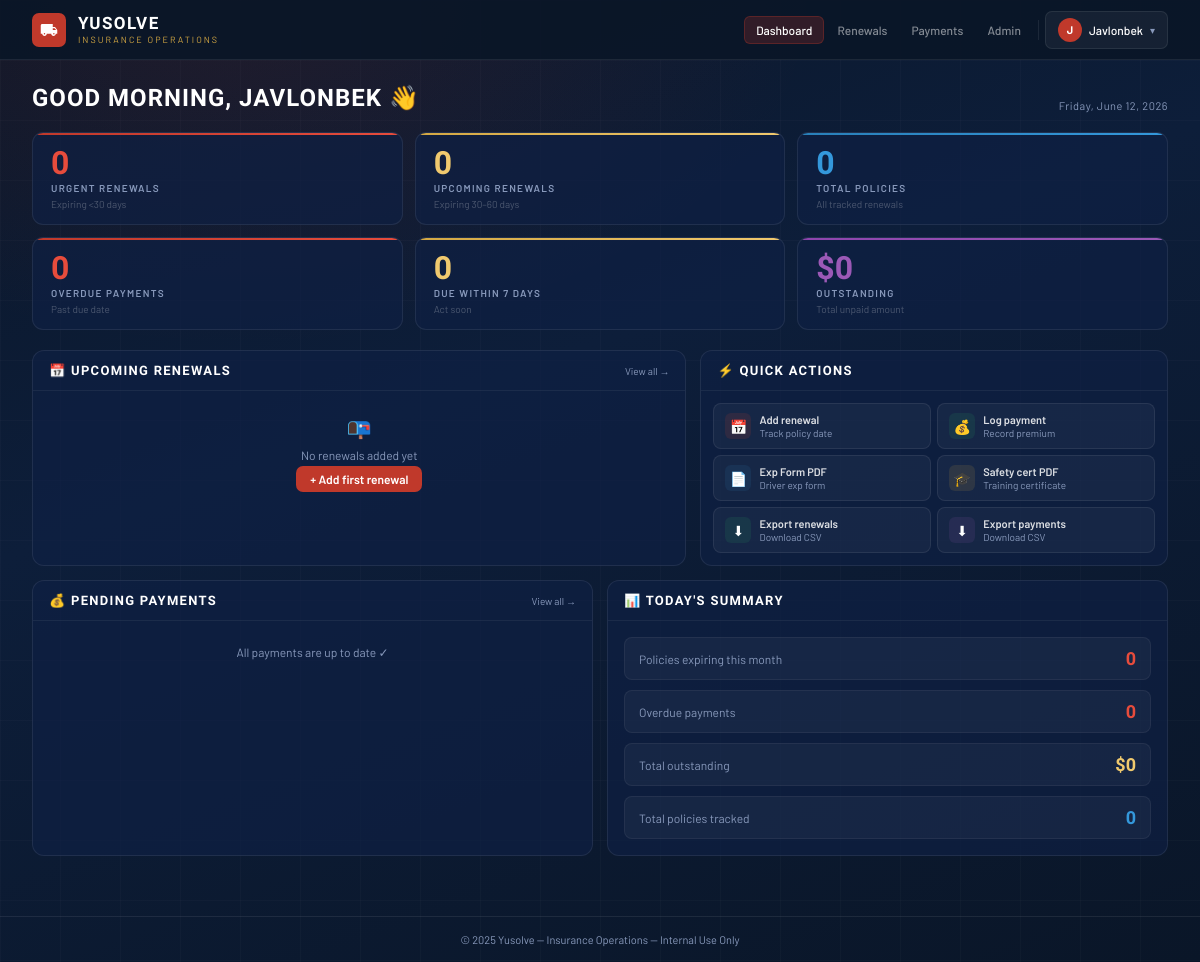
The page / (signed in) on the database its author committed.
### tables this page shows
CREATE TABLE users (
            id            INTEGER PRIMARY KEY AUTOINCREMENT,
            first_name    TEXT NOT NULL DEFAULT '',
            last_name     TEXT NOT NULL DEFAULT '',
            email         TEXT UNIQUE NOT NULL,
            password_hash TEXT,
            role          TEXT NOT NULL DEFAULT 'user',
            auth_provider TEXT NOT NULL DEFAULT 'email',
            google_id     TEXT,
            created_at    TEXT NOT NULL
        );

### app.py (the view, shortened to what this page needs)
@app.route("/")
@login_required
def index():
    from datetime import datetime as dt
    today = date.today()
    all_r = get_all_renewals(user_id=current_user.id, is_admin=current_user.is_admin)
    all_r_sorted = sorted(all_r, key=lambda x: x["days"])
    all_p = get_all_payments(user_id=current_user.id, is_admin=current_user.is_admin)
    for p in all_p:
        try:
            dd = dt.strptime(p["due_date"], "%Y-%m-%d").date()
            p["days_left"] = (dd - today).days
            p["due_fmt"] = dd.strftime("%m/%d/%Y")
        except:
            p["days_left"] = 0
            p["due_fmt"] = p["due_date"]
        if p["status"] == "Paid":
            p["color"] = "green"
        elif p["days_left"] < 0:
            p["color"] = "red"
            p["status"] = "Overdue"
        elif p["days_left"] <= 7:
            p["color"] = "yellow"
        else:
            p["color"] = "blue"
    overdue_p = [p for p in all_p if p["color"] == "red"]
    due_soon_p = [p for p in all_p if p["color"] == "yellow"]
    recent_p = sorted([p for p in all_p if p["status"] != "Paid"],
                      key=lambda x: x["days_left"])[:4]
    stats = {
        "renewals_urgent":    sum(1 for x in all_r if x["days"] <= 30),
        "renewals_upcoming":  sum(1 for x in all_r if 30 < x["days"] <= 60),
        "renewals_total":     len(all_r),
        "payments_overdue":   len(overdue_p),
        "payments_due_soon":  len(due_soon_p),
        "payments_outstanding": sum(p["amount"] for p in all_p if p["status"] != "Paid"),
    }
    return render_template("dashboard.html",
        renewals=all_r_sorted[:6],
        recent_payments=recent_p,
        stats=stats,
        no_renewals=len(all_r)==0,
        no_payments=len(all_p)==0
    )

### app.py (called while the page is built)
def _pay_keys(): return ["id","company","policy_number","carrier","amount","due_date","paid_date","status","payment_method","bank_name","reference_num","note","created_by","created_at"]

def get_all_payments(user_id=None, is_admin=False):
    import sqlite3 as _sq
    from auth import DB_PATH as _DB
    con = _sq.connect(_DB)
    if is_admin or user_id is None:
        rows = con.execute("SELECT * FROM payments ORDER BY due_date ASC").fetchall()
    else:
        rows = con.execute("SELECT * FROM payments WHERE created_by=? ORDER BY due_date ASC", (user_id,)).fetchall()
    con.close()
    return [dict(zip(_pay_keys(), r)) for r in rows]

### auth.py (called while the page is built)
def _row(row):
    keys = ["id","first_name","last_name","email","password_hash","role","auth_provider","google_id","created_at"]
    return dict(zip(keys, row)) if row else None

def get_user_by_id(uid):
    con = sqlite3.connect(DB_PATH)
    row = con.execute("SELECT * FROM users WHERE id=?", (uid,)).fetchone()
    con.close(); return _row(row)

@login_manager.user_loader
def load_user(uid):
    data = get_user_by_id(int(uid))
    return User(data) if data else None

def get_all_renewals(user_id=None, is_admin=False):
    con = sqlite3.connect(DB_PATH)
    if is_admin or user_id is None:
        rows = con.execute("SELECT * FROM renewals ORDER BY renewal_date ASC").fetchall()
    else:
        rows = con.execute("SELECT * FROM renewals WHERE created_by=? ORDER BY renewal_date ASC", (user_id,)).fetchall()
    con.close()
    keys = ["id","company","policy_type","carrier","renewal_date","premium","policy_number","agent_name","notes","status","auto_renew","created_by","created_at","updated_at"]
    return [dict(zip(keys, r)) for r in rows]

    @property
    def full_name(self): return f"{self.first_name} {self.last_name}".strip()

    @property
    def is_admin(self): return self.role == "admin"

### templates/dashboard.html (shortened to what this page needs)
<!DOCTYPE html>
<html lang="en">
<head>
</head>
<body>
<div class="bg"></div><div class="gbg"></div>
<header>
  <div class="logo">
    <div class="lmark"><svg viewBox="0 0 24 24"><path d="M20 8h-3V4H3c-1.1 0-2 .9-2 2v11h2c0 1.66 1.34 3 3 3s3-1.34 3-3h6c0 1.66 1.34 3 3 3s3-1.34 3-3h2v-5l-3-4zm-.5 1.5 1.96 2.5H17V9.5h2.5zM6 18c-.55 0-1-.45-1-1s.45-1 1-1 1 .45 1 1-.45 1-1 1zm13.5-1c0 .55-.45 1-1 1s-1-.45-1-1 .45-1 1-1 1 .45 1 1z"/></svg></div>
    <div><span class="bname">Yusolve</span><span class="bsub">Insurance Operations</span></div>
  </div>
  <nav class="desktop-nav" style="display:flex;align-items:center;gap:2px">
    <a href="/" class="nav-link active">Dashboard</a>
    <a href="/renewals" class="nav-link">Renewals</a>
    <a href="/payments" class="nav-link">Payments</a>
    {% if current_user.is_admin %}<a href="/admin" class="nav-link">Admin</a>{% endif %}
    <div class="profile-wrap">
      <div class="profile-btn" onclick="toggleProfile(event)">
        <div class="profile-avatar">{{ current_user.first_name[0]|upper }}</div>
        <span>{{ current_user.first_name }}</span>
        <span style="font-size:10px;color:var(--muted)">▾</span>
      </div>
    </div>
  </nav>
</header>
<main>
  <div class="ph">
    <h1 class="ptitle">Good morning, {{ current_user.first_name }} 👋</h1>
    <span class="pdate" id="dt"></span>
  </div>
  <div class="stats-top">
    <a href="/renewals" class="sc r" style="text-decoration:none;color:inherit">
      <div class="snum cr">{{ stats.renewals_urgent }}</div>
      <div class="slbl">Urgent renewals</div>
      <div class="ssub">Expiring &lt;30 days</div>
    </a>
    <a href="/renewals" class="sc y" style="text-decoration:none;color:inherit">
      <div class="snum cy">{{ stats.renewals_upcoming }}</div>
      <div class="slbl">Upcoming renewals</div>
      <div class="ssub">Expiring 30–60 days</div>
    </a>
    <a href="/renewals" class="sc b" style="text-decoration:none;color:inherit">
      <div class="snum cb">{{ stats.renewals_total }}</div>
      <div class="slbl">Total policies</div>
      <div class="ssub">All tracked renewals</div>
    </a>
  </div>
  <div class="stats-bot">
    <a href="/payments" class="sc r" style="text-decoration:none;color:inherit">
      <div class="snum cr">{{ stats.payments_overdue }}</div>
      <div class="slbl">Overdue payments</div>
      <div class="ssub">Past due date</div>
    </a>
    <a href="/payments" class="sc y" style="text-decoration:none;color:inherit">
      <div class="snum cy">{{ stats.payments_due_soon }}</div>
      <div class="slbl">Due within 7 days</div>
      <div class="ssub">Act soon</div>
    </a>
    <a href="/payments" class="sc p" style="text-decoration:none;color:inherit">
      <div class="snum cp">${{ "{:,.0f}".format(stats.payments_outstanding) }}</div>
      <div class="slbl">Outstanding</div>
      <div class="ssub">Total unpaid amount</div>
    </a>
  </div>
  <div class="g2" style="margin-bottom:14px">
    <div class="panel">
      <div class="phead">
        <span class="ptit">📅 Upcoming renewals</span>
        <div style="display:flex;align-items:center;gap:8px">
          <a href="/renewals" class="plink">View all →</a>
        </div>
      </div>
      {% if no_renewals %}
      <div class="empty">
        <div style="font-size:20px;margin-bottom:8px">📭</div>
        <div style="margin-bottom:10px">No renewals added yet</div>
        <a href="/renewals?new=1" style="background:var(--red);color:#fff;text-decoration:none;padding:6px 14px;border-radius:7px;font-size:12px;font-weight:600">+ Add first renewal</a>
      </div>
      {% endif %}
    </div>
    <div class="panel">
      <div class="phead"><span class="ptit">⚡ Quick actions</span></div>
      <div class="qa">
        <a href="/renewals?new=1" class="qbtn"><div class="qicon qi-r">📅</div><div><div class="qtxt">Add renewal</div><div class="qsub">Track policy date</div></div></a>
        <a href="/payments?new=1" class="qbtn"><div class="qicon qi-gr">💰</div><div><div class="qtxt">Log payment</div><div class="qsub">Record premium</div></div></a>
        <a href="/exp-form" class="qbtn"><div class="qicon qi-b">📄</div><div><div class="qtxt">Exp Form PDF</div><div class="qsub">Driver exp form</div></div></a>
        <a href="/certificate" class="qbtn"><div class="qicon qi-g">🎓</div><div><div class="qtxt">Safety cert PDF</div><div class="qsub">Training certificate</div></div></a>
        <a href="/renewals/export" class="qbtn"><div class="qicon qi-gr">⬇</div><div><div class="qtxt">Export renewals</div><div class="qsub">Download CSV</div></div></a>
        <a href="/payments/export" class="qbtn"><div class="qicon qi-p">⬇</div><div><div class="qtxt">Export payments</div><div class="qsub">Download CSV</div></div></a>
      </div>
    </div>
  </div>
  <div class="g2b">
    <div class="panel">
      <div class="phead">
        <span class="ptit">💰 Pending payments</span>
        <div style="display:flex;align-items:center;gap:8px">
          <a href="/payments" class="plink">View all →</a>
        </div>
      </div>
      {% if no_payments %}
      <div class="empty">
        <div style="font-size:20px;margin-bottom:8px">📭</div>
        <div style="margin-bottom:10px">No payments logged yet</div>
        <a href="/payments?new=1" style="background:var(--red);color:#fff;text-decoration:none;padding:6px 14px;border-radius:7px;font-size:12px;font-weight:600">+ Add payment</a>
      </div>
      {% else %}
      {% for p in recent_payments %}
      <div class="row" onclick="location.href='/payments'">
        <div style="flex:1;min-width:0">
          <div class="rname" style="white-space:nowrap;overflow:hidden;text-overflow:ellipsis">{{ p.company }}</div>
          <div class="rsub">Due {{ p.due_fmt }}{% if p.carrier %} · {{ p.carrier }}{% endif %}</div>
        </div>
        <span class="amt" style="color:{% if p.color=='red' %}#e74c3c{% elif p.color=='yellow' %}#f0c96e{% else %}#3498db{% endif %};flex-shrink:0">${{ "{:,.0f}".format(p.amount) }}</span>
        <span class="days {% if p.color=='red' %}d-r{% elif p.color=='yellow' %}d-y{% else %}d-g{% endif %}" style="min-width:64px">
          {% if p.color=='red' %}Overdue{% elif p.color=='yellow' %}Due soon{% else %}Pending{% endif %}
        </span>
      </div>
      {% else %}
      <div class="empty">All payments are up to date ✓</div>
      {% endfor %}
      {% endif %}
    </div>
    <div class="panel">
      <div class="phead"><span class="ptit">📊 Today's summary</span></div>
      <div style="padding:16px;display:flex;flex-direction:column;gap:10px">
        <div style="display:flex;justify-content:space-between;align-items:center;padding:10px 14px;background:rgba(255,255,255,0.04);border-radius:8px;border:1px solid rgba(255,255,255,0.06)">
          <span style="font-size:12px;color:var(--muted)">Policies expiring this month</span>
          <span style="font-family:'Barlow Condensed',sans-serif;font-size:18px;font-weight:700;color:#e74c3c">{{ stats.renewals_urgent }}</span>
        </div>
        <div style="display:flex;justify-content:space-between;align-items:center;padding:10px 14px;background:rgba(255,255,255,0.04);border-radius:8px;border:1px solid rgba(255,255,255,0.06)">
          <span style="font-size:12px;color:var(--muted)">Overdue payments</span>
          <span style="font-family:'Barlow Condensed',sans-serif;font-size:18px;font-weight:700;color:#e74c3c">{{ stats.payments_overdue }}</span>
        </div>
        <div style="display:flex;justify-content:space-between;align-items:center;padding:10px 14px;background:rgba(255,255,255,0.04);border-radius:8px;border:1px solid rgba(255,255,255,0.06)">
          <span style="font-size:12px;color:var(--muted)">Total outstanding</span>
          <span style="font-family:'Barlow Condensed',sans-serif;font-size:18px;font-weight:700;color:#f0c96e">${{ "{:,.0f}".format(stats.payments_outstanding) }}</span>
        </div>
        <div style="display:flex;justify-content:space-between;align-items:center;padding:10px 14px;background:rgba(255,255,255,0.04);border-radius:8px;border:1px solid rgba(255,255,255,0.06)">
          <span style="font-size:12px;color:var(--muted)">Total policies tracked</span>
          <span style="font-family:'Barlow Condensed',sans-serif;font-size:18px;font-weight:700;color:#3498db">{{ stats.renewals_total }}</span>
        </div>
      </div>
    </div>
  </div>
</main>
<footer>&copy; 2025 Yusolve — Insurance Operations — Internal Use Only</footer>
</body>
</html>

### rows shown on the page
users: first_name "J", first_name "Javlonbek", first_name "JAVLONBEK"

### other values the page prints
{{ stats.renewals_urgent }} "0"
{{ stats.renewals_upcoming }} "0"
{{ stats.renewals_total }} "0"
{{ stats.payments_overdue }} "0"
{{ stats.payments_due_soon }} "0"
{{ "{:,.0f}".format(stats.payments_outstanding) }} "0"
